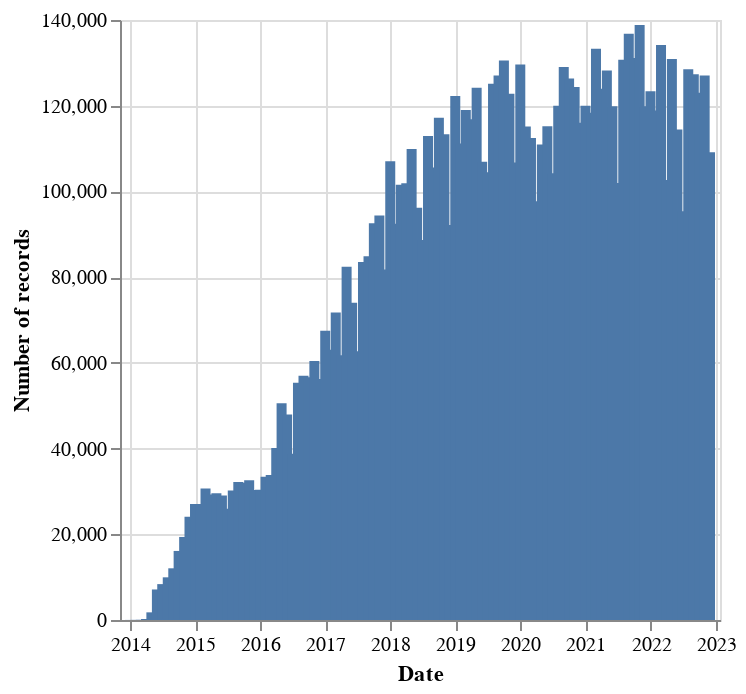
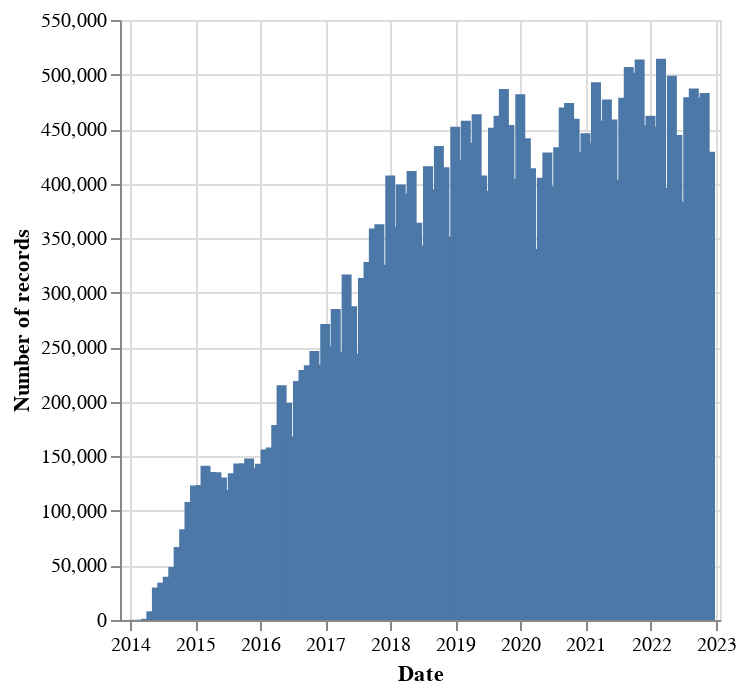
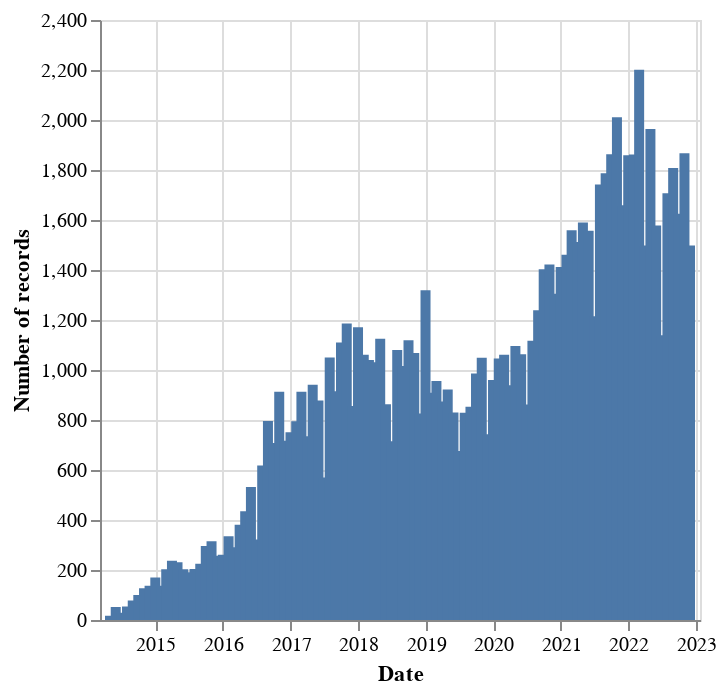

Here is the notebook cell these charts were saved with, in order:
### Code cell
for omop_id in omop_ids:
    display(Markdown(f"## OMOP ID: {omop_id}"))
    
    plot_data = dataf.filter(pl.col("OMOP_ID") == omop_id)
    
    display(
        alt.Chart(plot_data).mark_bar().encode(
            alt.X("Date:T"),
            alt.Y("NRecords:Q").title("Number of records")
        )
    )

### Figure 1 — Vega-Lite specification as saved in the notebook (floating-point values rounded to 4 significant figures)
{"config": {"view": {"continuousWidth": 300, "continuousHeight": 300}}, "data": {"name": "data-6d322adb3cdc12a926afda880adc23a8"}, "mark": {"type": "bar"}, "encoding": {"x": {"field": "Date", "type": "temporal"}, "y": {"field": "NRecords", "title": "Number of records", "type": "quantitative"}}, "$schema": "https://vega.github.io/schema/vega-lite/v5.16.3.json", "datasets": {"data-6d322adb3cdc12a926afda880adc23a8": [{"OMOP_ID": "3035995", "NRecords": 17, "Date": "2014-01-01"}, {"OMOP_ID": "3035995", "NRecords": 19, "Date": "2014-02-01"}, {"OMOP_ID": "3035995", "NRecords": 48, "Date": "2014-03-01"}, {"OMOP_ID": "3035995", "NRecords": 240, "Date": "2014-04-01"}, {"OMOP_ID": "3035995", "NRecords": 1787, "Date": "2014-05-01"}, {"OMOP_ID": "3035995", "NRecords": 7125, "Date": "2014-06-01"}, {"OMOP_ID": "3035995", "NRecords": 8373, "Date": "2014-07-01"}, {"OMOP_ID": "3035995", "NRecords": 9958, "Date": "2014-08-01"}, {"OMOP_ID": "3035995", "NRecords": 12063, "Date": "2014-09-01"}, {"OMOP_ID": "3035995", "NRecords": 16114, "Date": "2014-10-01"}, {"OMOP_ID": "3035995", "NRecords": 19379, "Date": "2014-11-01"}, {"OMOP_ID": "3035995", "NRecords": 24107, "Date": "2014-12-01"}, {"OMOP_ID": "3035995", "NRecords": 27090, "Date": "2015-01-01"}, {"OMOP_ID": "3035995", "NRecords": 27089, "Date": "2015-02-01"}, {"OMOP_ID": "3035995", "NRecords": 30671, "Date": "2015-03-01"}, {"OMOP_ID": "3035995", "NRecords": 29281, "Date": "2015-04-01"}, {"OMOP_ID": "3035995", "NRecords": 29581, "Date": "2015-05-01"}, {"OMOP_ID": "3035995", "NRecords": 29051, "Date": "2015-06-01"}, {"OMOP_ID": "3035995", "NRecords": 25986, "Date": "2015-07-01"}, {"OMOP_ID": "3035995", "NRecords": 30230, "Date": "2015-08-01"}, {"OMOP_ID": "3035995", "NRecords": 32213, "Date": "2015-09-01"}, {"OMOP_ID": "3035995", "NRecords": 32011, "Date": "2015-10-01"}, {"OMOP_ID": "3035995", "NRecords": 32609, "Date": "2015-11-01"}, {"OMOP_ID": "3035995", "NRecords": 30322, "Date": "2015-12-01"}, {"OMOP_ID": "3035995", "NRecords": 30400, "Date": "2016-01-01"}, {"OMOP_ID": "3035995", "NRecords": 33451, "Date": "2016-02-01"}, {"OMOP_ID": "3035995", "NRecords": 33856, "Date": "2016-03-01"}, {"OMOP_ID": "3035995", "NRecords": 40109, "Date": "2016-04-01"}, {"OMOP_ID": "3035995", "NRecords": 50595, "Date": "2016-05-01"}, {"OMOP_ID": "3035995", "NRecords": 47929, "Date": "2016-06-01"}, {"OMOP_ID": "3035995", "NRecords": 38812, "Date": "2016-07-01"}, {"OMOP_ID": "3035995", "NRecords": 55381, "Date": "2016-08-01"}, {"OMOP_ID": "3035995", "NRecords": 57008, "Date": "2016-09-01"}, {"OMOP_ID": "3035995", "NRecords": 56652, "Date": "2016-10-01"}, {"OMOP_ID": "3035995", "NRecords": 60441, "Date": "2016-11-01"}, {"OMOP_ID": "3035995", "NRecords": 56213, "Date": "2016-12-01"}, {"OMOP_ID": "3035995", "NRecords": 67485, "Date": "2017-01-01"}, {"OMOP_ID": "3035995", "NRecords": 63064, "Date": "2017-02-01"}, {"OMOP_ID": "3035995", "NRecords": 71749, "Date": "2017-03-01"}, {"OMOP_ID": "3035995", "NRecords": 61783, "Date": "2017-04-01"}, {"OMOP_ID": "3035995", "NRecords": 82399, "Date": "2017-05-01"}, {"OMOP_ID": "3035995", "NRecords": 74053, "Date": "2017-06-01"}, {"OMOP_ID": "3035995", "NRecords": 62684, "Date": "2017-07-01"}, {"OMOP_ID": "3035995", "NRecords": 83543, "Date": "2017-08-01"}, {"OMOP_ID": "3035995", "NRecords": 84903, "Date": "2017-09-01"}, {"OMOP_ID": "3035995", "NRecords": 92585, "Date": "2017-10-01"}, {"OMOP_ID": "3035995", "NRecords": 94412, "Date": "2017-11-01"}, {"OMOP_ID": "3035995", "NRecords": 81771, "Date": "2017-12-01"}, {"OMOP_ID": "3035995", "NRecords": 107049, "Date": "2018-01-01"}, {"OMOP_ID": "3035995", "NRecords": 92478, "Date": "2018-02-01"}, {"OMOP_ID": "3035995", "NRecords": 101587, "Date": "2018-03-01"}, {"OMOP_ID": "3035995", "NRecords": 101924, "Date": "2018-04-01"}, {"OMOP_ID": "3035995", "NRecords": 109878, "Date": "2018-05-01"}, {"OMOP_ID": "3035995", "NRecords": 96208, "Date": "2018-06-01"}, {"OMOP_ID": "3035995", "NRecords": 88690, "Date": "2018-07-01"}, {"OMOP_ID": "3035995", "NRecords": 112918, "Date": "2018-08-01"}, {"OMOP_ID": "3035995", "NRecords": 105563, "Date": "2018-09-01"}, {"OMOP_ID": "3035995", "NRecords": 117207, "Date": "2018-10-01"}, {"OMOP_ID": "3035995", "NRecords": 113314, "Date": "2018-11-01"}, {"OMOP_ID": "3035995", "NRecords": 92159, "Date": "2018-12-01"}, {"OMOP_ID": "3035995", "NRecords": 122278, "Date": "2019-01-01"}, {"OMOP_ID": "3035995", "NRecords": 111199, "Date": "2019-02-01"}, {"OMOP_ID": "3035995", "NRecords": 119004, "Date": "2019-03-01"}, {"OMOP_ID": "3035995", "NRecords": 116825, "Date": "2019-04-01"}, {"OMOP_ID": "3035995", "NRecords": 124188, "Date": "2019-05-01"}, {"OMOP_ID": "3035995", "NRecords": 106896, "Date": "2019-06-01"}, {"OMOP_ID": "3035995", "NRecords": 104480, "Date": "2019-07-01"}, {"OMOP_ID": "3035995", "NRecords": 125146, "Date": "2019-08-01"}, {"OMOP_ID": "3035995", "NRecords": 127031, "Date": "2019-09-01"}, {"OMOP_ID": "3035995", "NRecords": 130533, "Date": "2019-10-01"}, {"OMOP_ID": "3035995", "NRecords": 122819, "Date": "2019-11-01"}, {"OMOP_ID": "3035995", "NRecords": 106729, "Date": "2019-12-01"}, {"OMOP_ID": "3035995", "NRecords": 129635, "Date": "2020-01-01"}, {"OMOP_ID": "3035995", "NRecords": 115132, "Date": "2020-02-01"}, {"OMOP_ID": "3035995", "NRecords": 112476, "Date": "2020-03-01"}, {"OMOP_ID": "3035995", "NRecords": 97732, "Date": "2020-04-01"}, {"OMOP_ID": "3035995", "NRecords": 110974, "Date": "2020-05-01"}, {"OMOP_ID": "3035995", "NRecords": 115217, "Date": "2020-06-01"}, {"OMOP_ID": "3035995", "NRecords": 104243, "Date": "2020-07-01"}, {"OMOP_ID": "3035995", "NRecords": 120001, "Date": "2020-08-01"}, {"OMOP_ID": "3035995", "NRecords": 129013, "Date": "2020-09-01"}, {"OMOP_ID": "3035995", "NRecords": 126376, "Date": "2020-10-01"}, {"OMOP_ID": "3035995", "NRecords": 124387, "Date": "2020-11-01"}, {"OMOP_ID": "3035995", "NRecords": 116008, "Date": "2020-12-01"}, {"OMOP_ID": "3035995", "NRecords": 120002, "Date": "2021-01-01"}, {"OMOP_ID": "3035995", "NRecords": 118367, "Date": "2021-02-01"}, {"OMOP_ID": "3035995", "NRecords": 133274, "Date": "2021-03-01"}, {"OMOP_ID": "3035995", "NRecords": 123944, "Date": "2021-04-01"}, {"OMOP_ID": "3035995", "NRecords": 128215, "Date": "2021-05-01"}, {"OMOP_ID": "3035995", "NRecords": 119893, "Date": "2021-06-01"}, {"OMOP_ID": "3035995", "NRecords": 101978, "Date": "2021-07-01"}, {"OMOP_ID": "3035995", "NRecords": 130721, "Date": "2021-08-01"}, {"OMOP_ID": "3035995", "NRecords": 136786, "Date": "2021-09-01"}, {"OMOP_ID": "3035995", "NRecords": 131106, "Date": "2021-10-01"}, {"OMOP_ID": "3035995", "NRecords": 138838, "Date": "2021-11-01"}, {"OMOP_ID": "3035995", "NRecords": 119897, "Date": "2021-12-01"}, {"OMOP_ID": "3035995", "NRecords": 123365, "Date": "2022-01-01"}, {"OMOP_ID": "3035995", "NRecords": 118872, "Date": "2022-02-01"}, {"OMOP_ID": "3035995", "NRecords": 134167, "Date": "2022-03-01"}, {"OMOP_ID": "3035995", "NRecords": 102654, "Date": "2022-04-01"}, {"OMOP_ID": "3035995", "NRecords": 130887, "Date": "2022-05-01"}, {"OMOP_ID": "3035995", "NRecords": 114442, "Date": "2022-06-01"}, {"OMOP_ID": "3035995", "NRecords": 95368, "Date": "2022-07-01"}, {"OMOP_ID": "3035995", "NRecords": 128482, "Date": "2022-08-01"}, {"OMOP_ID": "3035995", "NRecords": 127321, "Date": "2022-09-01"}, {"OMOP_ID": "3035995", "NRecords": 123054, "Date": "2022-10-01"}, {"OMOP_ID": "3035995", "NRecords": 127033, "Date": "2022-11-01"}, {"OMOP_ID": "3035995", "NRecords": 109144, "Date": "2022-12-01"}]}}

### Figure 2 — Vega-Lite specification as saved in the notebook (floating-point values rounded to 4 significant figures)
{"config": {"view": {"continuousWidth": 300, "continuousHeight": 300}}, "data": {"name": "data-030b48b31de9e5a1c08fc8b9a0b98ecc"}, "mark": {"type": "bar"}, "encoding": {"x": {"field": "Date", "type": "temporal"}, "y": {"field": "NRecords", "title": "Number of records", "type": "quantitative"}}, "$schema": "https://vega.github.io/schema/vega-lite/v5.16.3.json", "datasets": {"data-030b48b31de9e5a1c08fc8b9a0b98ecc": [{"OMOP_ID": "3020564", "NRecords": 80, "Date": "2014-01-01"}, {"OMOP_ID": "3020564", "NRecords": 116, "Date": "2014-02-01"}, {"OMOP_ID": "3020564", "NRecords": 199, "Date": "2014-03-01"}, {"OMOP_ID": "3020564", "NRecords": 1084, "Date": "2014-04-01"}, {"OMOP_ID": "3020564", "NRecords": 7920, "Date": "2014-05-01"}, {"OMOP_ID": "3020564", "NRecords": 29783, "Date": "2014-06-01"}, {"OMOP_ID": "3020564", "NRecords": 34207, "Date": "2014-07-01"}, {"OMOP_ID": "3020564", "NRecords": 39643, "Date": "2014-08-01"}, {"OMOP_ID": "3020564", "NRecords": 48618, "Date": "2014-09-01"}, {"OMOP_ID": "3020564", "NRecords": 66915, "Date": "2014-10-01"}, {"OMOP_ID": "3020564", "NRecords": 83142, "Date": "2014-11-01"}, {"OMOP_ID": "3020564", "NRecords": 108211, "Date": "2014-12-01"}, {"OMOP_ID": "3020564", "NRecords": 123243, "Date": "2015-01-01"}, {"OMOP_ID": "3020564", "NRecords": 123663, "Date": "2015-02-01"}, {"OMOP_ID": "3020564", "NRecords": 141324, "Date": "2015-03-01"}, {"OMOP_ID": "3020564", "NRecords": 135615, "Date": "2015-04-01"}, {"OMOP_ID": "3020564", "NRecords": 135460, "Date": "2015-05-01"}, {"OMOP_ID": "3020564", "NRecords": 130675, "Date": "2015-06-01"}, {"OMOP_ID": "3020564", "NRecords": 119230, "Date": "2015-07-01"}, {"OMOP_ID": "3020564", "NRecords": 134530, "Date": "2015-08-01"}, {"OMOP_ID": "3020564", "NRecords": 143477, "Date": "2015-09-01"}, {"OMOP_ID": "3020564", "NRecords": 143464, "Date": "2015-10-01"}, {"OMOP_ID": "3020564", "NRecords": 148049, "Date": "2015-11-01"}, {"OMOP_ID": "3020564", "NRecords": 139339, "Date": "2015-12-01"}, {"OMOP_ID": "3020564", "NRecords": 143145, "Date": "2016-01-01"}, {"OMOP_ID": "3020564", "NRecords": 156180, "Date": "2016-02-01"}, {"OMOP_ID": "3020564", "NRecords": 158038, "Date": "2016-03-01"}, {"OMOP_ID": "3020564", "NRecords": 178768, "Date": "2016-04-01"}, {"OMOP_ID": "3020564", "NRecords": 215246, "Date": "2016-05-01"}, {"OMOP_ID": "3020564", "NRecords": 199135, "Date": "2016-06-01"}, {"OMOP_ID": "3020564", "NRecords": 168119, "Date": "2016-07-01"}, {"OMOP_ID": "3020564", "NRecords": 219066, "Date": "2016-08-01"}, {"OMOP_ID": "3020564", "NRecords": 229118, "Date": "2016-09-01"}, {"OMOP_ID": "3020564", "NRecords": 233548, "Date": "2016-10-01"}, {"OMOP_ID": "3020564", "NRecords": 246573, "Date": "2016-11-01"}, {"OMOP_ID": "3020564", "NRecords": 234069, "Date": "2016-12-01"}, {"OMOP_ID": "3020564", "NRecords": 271239, "Date": "2017-01-01"}, {"OMOP_ID": "3020564", "NRecords": 250938, "Date": "2017-02-01"}, {"OMOP_ID": "3020564", "NRecords": 285136, "Date": "2017-03-01"}, {"OMOP_ID": "3020564", "NRecords": 245545, "Date": "2017-04-01"}, {"OMOP_ID": "3020564", "NRecords": 316652, "Date": "2017-05-01"}, {"OMOP_ID": "3020564", "NRecords": 287505, "Date": "2017-06-01"}, {"OMOP_ID": "3020564", "NRecords": 243978, "Date": "2017-07-01"}, {"OMOP_ID": "3020564", "NRecords": 313429, "Date": "2017-08-01"}, {"OMOP_ID": "3020564", "NRecords": 328161, "Date": "2017-09-01"}, {"OMOP_ID": "3020564", "NRecords": 358987, "Date": "2017-10-01"}, {"OMOP_ID": "3020564", "NRecords": 362801, "Date": "2017-11-01"}, {"OMOP_ID": "3020564", "NRecords": 325682, "Date": "2017-12-01"}, {"OMOP_ID": "3020564", "NRecords": 407518, "Date": "2018-01-01"}, {"OMOP_ID": "3020564", "NRecords": 360124, "Date": "2018-02-01"}, {"OMOP_ID": "3020564", "NRecords": 399155, "Date": "2018-03-01"}, {"OMOP_ID": "3020564", "NRecords": 391050, "Date": "2018-04-01"}, {"OMOP_ID": "3020564", "NRecords": 411639, "Date": "2018-05-01"}, {"OMOP_ID": "3020564", "NRecords": 364199, "Date": "2018-06-01"}, {"OMOP_ID": "3020564", "NRecords": 343196, "Date": "2018-07-01"}, {"OMOP_ID": "3020564", "NRecords": 415900, "Date": "2018-08-01"}, {"OMOP_ID": "3020564", "NRecords": 394765, "Date": "2018-09-01"}, {"OMOP_ID": "3020564", "NRecords": 434606, "Date": "2018-10-01"}, {"OMOP_ID": "3020564", "NRecords": 415026, "Date": "2018-11-01"}, {"OMOP_ID": "3020564", "NRecords": 351321, "Date": "2018-12-01"}, {"OMOP_ID": "3020564", "NRecords": 452214, "Date": "2019-01-01"}, {"OMOP_ID": "3020564", "NRecords": 421841, "Date": "2019-02-01"}, {"OMOP_ID": "3020564", "NRecords": 457669, "Date": "2019-03-01"}, {"OMOP_ID": "3020564", "NRecords": 437440, "Date": "2019-04-01"}, {"OMOP_ID": "3020564", "NRecords": 463522, "Date": "2019-05-01"}, {"OMOP_ID": "3020564", "NRecords": 407392, "Date": "2019-06-01"}, {"OMOP_ID": "3020564", "NRecords": 393162, "Date": "2019-07-01"}, {"OMOP_ID": "3020564", "NRecords": 451142, "Date": "2019-08-01"}, {"OMOP_ID": "3020564", "NRecords": 462322, "Date": "2019-09-01"}, {"OMOP_ID": "3020564", "NRecords": 486663, "Date": "2019-10-01"}, {"OMOP_ID": "3020564", "NRecords": 453755, "Date": "2019-11-01"}, {"OMOP_ID": "3020564", "NRecords": 404377, "Date": "2019-12-01"}, {"OMOP_ID": "3020564", "NRecords": 481855, "Date": "2020-01-01"}, {"OMOP_ID": "3020564", "NRecords": 441700, "Date": "2020-02-01"}, {"OMOP_ID": "3020564", "NRecords": 414048, "Date": "2020-03-01"}, {"OMOP_ID": "3020564", "NRecords": 339997, "Date": "2020-04-01"}, {"OMOP_ID": "3020564", "NRecords": 405300, "Date": "2020-05-01"}, {"OMOP_ID": "3020564", "NRecords": 428652, "Date": "2020-06-01"}, {"OMOP_ID": "3020564", "NRecords": 397625, "Date": "2020-07-01"}, {"OMOP_ID": "3020564", "NRecords": 433447, "Date": "2020-08-01"}, {"OMOP_ID": "3020564", "NRecords": 469883, "Date": "2020-09-01"}, {"OMOP_ID": "3020564", "NRecords": 473938, "Date": "2020-10-01"}, {"OMOP_ID": "3020564", "NRecords": 459581, "Date": "2020-11-01"}, {"OMOP_ID": "3020564", "NRecords": 428868, "Date": "2020-12-01"}, {"OMOP_ID": "3020564", "NRecords": 446254, "Date": "2021-01-01"}, {"OMOP_ID": "3020564", "NRecords": 437120, "Date": "2021-02-01"}, {"OMOP_ID": "3020564", "NRecords": 492862, "Date": "2021-03-01"}, {"OMOP_ID": "3020564", "NRecords": 457730, "Date": "2021-04-01"}, {"OMOP_ID": "3020564", "NRecords": 477019, "Date": "2021-05-01"}, {"OMOP_ID": "3020564", "NRecords": 458690, "Date": "2021-06-01"}, {"OMOP_ID": "3020564", "NRecords": 403667, "Date": "2021-07-01"}, {"OMOP_ID": "3020564", "NRecords": 478787, "Date": "2021-08-01"}, {"OMOP_ID": "3020564", "NRecords": 506908, "Date": "2021-09-01"}, {"OMOP_ID": "3020564", "NRecords": 501540, "Date": "2021-10-01"}, {"OMOP_ID": "3020564", "NRecords": 513789, "Date": "2021-11-01"}, {"OMOP_ID": "3020564", "NRecords": 453496, "Date": "2021-12-01"}, {"OMOP_ID": "3020564", "NRecords": 462119, "Date": "2022-01-01"}, {"OMOP_ID": "3020564", "NRecords": 452136, "Date": "2022-02-01"}, {"OMOP_ID": "3020564", "NRecords": 514476, "Date": "2022-03-01"}, {"OMOP_ID": "3020564", "NRecords": 395976, "Date": "2022-04-01"}, {"OMOP_ID": "3020564", "NRecords": 498792, "Date": "2022-05-01"}, {"OMOP_ID": "3020564", "NRecords": 444639, "Date": "2022-06-01"}, {"OMOP_ID": "3020564", "NRecords": 383434, "Date": "2022-07-01"}, {"OMOP_ID": "3020564", "NRecords": 479196, "Date": "2022-08-01"}, {"OMOP_ID": "3020564", "NRecords": 487170, "Date": "2022-09-01"}, {"OMOP_ID": "3020564", "NRecords": 479013, "Date": "2022-10-01"}, {"OMOP_ID": "3020564", "NRecords": 483012, "Date": "2022-11-01"}, {"OMOP_ID": "3020564", "NRecords": 429123, "Date": "2022-12-01"}]}}

### Figure 3 — Vega-Lite specification as saved in the notebook (floating-point values rounded to 4 significant figures)
{"config": {"view": {"continuousWidth": 300, "continuousHeight": 300}}, "data": {"name": "data-a71e578bccfe7d14995da995c11baef0"}, "mark": {"type": "bar"}, "encoding": {"x": {"field": "Date", "type": "temporal"}, "y": {"field": "NRecords", "title": "Number of records", "type": "quantitative"}}, "$schema": "https://vega.github.io/schema/vega-lite/v5.16.3.json", "datasets": {"data-a71e578bccfe7d14995da995c11baef0": [{"OMOP_ID": "3037522", "NRecords": 17, "Date": "2014-05-01"}, {"OMOP_ID": "3037522", "NRecords": 52, "Date": "2014-06-01"}, {"OMOP_ID": "3037522", "NRecords": 29, "Date": "2014-07-01"}, {"OMOP_ID": "3037522", "NRecords": 54, "Date": "2014-08-01"}, {"OMOP_ID": "3037522", "NRecords": 78, "Date": "2014-09-01"}, {"OMOP_ID": "3037522", "NRecords": 100, "Date": "2014-10-01"}, {"OMOP_ID": "3037522", "NRecords": 127, "Date": "2014-11-01"}, {"OMOP_ID": "3037522", "NRecords": 137, "Date": "2014-12-01"}, {"OMOP_ID": "3037522", "NRecords": 170, "Date": "2015-01-01"}, {"OMOP_ID": "3037522", "NRecords": 137, "Date": "2015-02-01"}, {"OMOP_ID": "3037522", "NRecords": 203, "Date": "2015-03-01"}, {"OMOP_ID": "3037522", "NRecords": 237, "Date": "2015-04-01"}, {"OMOP_ID": "3037522", "NRecords": 231, "Date": "2015-05-01"}, {"OMOP_ID": "3037522", "NRecords": 203, "Date": "2015-06-01"}, {"OMOP_ID": "3037522", "NRecords": 191, "Date": "2015-07-01"}, {"OMOP_ID": "3037522", "NRecords": 204, "Date": "2015-08-01"}, {"OMOP_ID": "3037522", "NRecords": 225, "Date": "2015-09-01"}, {"OMOP_ID": "3037522", "NRecords": 296, "Date": "2015-10-01"}, {"OMOP_ID": "3037522", "NRecords": 315, "Date": "2015-11-01"}, {"OMOP_ID": "3037522", "NRecords": 257, "Date": "2015-12-01"}, {"OMOP_ID": "3037522", "NRecords": 261, "Date": "2016-01-01"}, {"OMOP_ID": "3037522", "NRecords": 335, "Date": "2016-02-01"}, {"OMOP_ID": "3037522", "NRecords": 291, "Date": "2016-03-01"}, {"OMOP_ID": "3037522", "NRecords": 381, "Date": "2016-04-01"}, {"OMOP_ID": "3037522", "NRecords": 435, "Date": "2016-05-01"}, {"OMOP_ID": "3037522", "NRecords": 532, "Date": "2016-06-01"}, {"OMOP_ID": "3037522", "NRecords": 322, "Date": "2016-07-01"}, {"OMOP_ID": "3037522", "NRecords": 618, "Date": "2016-08-01"}, {"OMOP_ID": "3037522", "NRecords": 796, "Date": "2016-09-01"}, {"OMOP_ID": "3037522", "NRecords": 708, "Date": "2016-10-01"}, {"OMOP_ID": "3037522", "NRecords": 913, "Date": "2016-11-01"}, {"OMOP_ID": "3037522", "NRecords": 717, "Date": "2016-12-01"}, {"OMOP_ID": "3037522", "NRecords": 751, "Date": "2017-01-01"}, {"OMOP_ID": "3037522", "NRecords": 795, "Date": "2017-02-01"}, {"OMOP_ID": "3037522", "NRecords": 913, "Date": "2017-03-01"}, {"OMOP_ID": "3037522", "NRecords": 735, "Date": "2017-04-01"}, {"OMOP_ID": "3037522", "NRecords": 941, "Date": "2017-05-01"}, {"OMOP_ID": "3037522", "NRecords": 878, "Date": "2017-06-01"}, {"OMOP_ID": "3037522", "NRecords": 570, "Date": "2017-07-01"}, {"OMOP_ID": "3037522", "NRecords": 1050, "Date": "2017-08-01"}, {"OMOP_ID": "3037522", "NRecords": 915, "Date": "2017-09-01"}, {"OMOP_ID": "3037522", "NRecords": 1110, "Date": "2017-10-01"}, {"OMOP_ID": "3037522", "NRecords": 1186, "Date": "2017-11-01"}, {"OMOP_ID": "3037522", "NRecords": 856, "Date": "2017-12-01"}, {"OMOP_ID": "3037522", "NRecords": 1171, "Date": "2018-01-01"}, {"OMOP_ID": "3037522", "NRecords": 1061, "Date": "2018-02-01"}, {"OMOP_ID": "3037522", "NRecords": 1040, "Date": "2018-03-01"}, {"OMOP_ID": "3037522", "NRecords": 1031, "Date": "2018-04-01"}, {"OMOP_ID": "3037522", "NRecords": 1125, "Date": "2018-05-01"}, {"OMOP_ID": "3037522", "NRecords": 863, "Date": "2018-06-01"}, {"OMOP_ID": "3037522", "NRecords": 715, "Date": "2018-07-01"}, {"OMOP_ID": "3037522", "NRecords": 1080, "Date": "2018-08-01"}, {"OMOP_ID": "3037522", "NRecords": 1016, "Date": "2018-09-01"}, {"OMOP_ID": "3037522", "NRecords": 1119, "Date": "2018-10-01"}, {"OMOP_ID": "3037522", "NRecords": 1068, "Date": "2018-11-01"}, {"OMOP_ID": "3037522", "NRecords": 826, "Date": "2018-12-01"}, {"OMOP_ID": "3037522", "NRecords": 1319, "Date": "2019-01-01"}, {"OMOP_ID": "3037522", "NRecords": 909, "Date": "2019-02-01"}, {"OMOP_ID": "3037522", "NRecords": 956, "Date": "2019-03-01"}, {"OMOP_ID": "3037522", "NRecords": 874, "Date": "2019-04-01"}, {"OMOP_ID": "3037522", "NRecords": 922, "Date": "2019-05-01"}, {"OMOP_ID": "3037522", "NRecords": 830, "Date": "2019-06-01"}, {"OMOP_ID": "3037522", "NRecords": 676, "Date": "2019-07-01"}, {"OMOP_ID": "3037522", "NRecords": 829, "Date": "2019-08-01"}, {"OMOP_ID": "3037522", "NRecords": 853, "Date": "2019-09-01"}, {"OMOP_ID": "3037522", "NRecords": 986, "Date": "2019-10-01"}, {"OMOP_ID": "3037522", "NRecords": 1049, "Date": "2019-11-01"}, {"OMOP_ID": "3037522", "NRecords": 743, "Date": "2019-12-01"}, {"OMOP_ID": "3037522", "NRecords": 960, "Date": "2020-01-01"}, {"OMOP_ID": "3037522", "NRecords": 1046, "Date": "2020-02-01"}, {"OMOP_ID": "3037522", "NRecords": 1061, "Date": "2020-03-01"}, {"OMOP_ID": "3037522", "NRecords": 939, "Date": "2020-04-01"}, {"OMOP_ID": "3037522", "NRecords": 1096, "Date": "2020-05-01"}, {"OMOP_ID": "3037522", "NRecords": 1063, "Date": "2020-06-01"}, {"OMOP_ID": "3037522", "NRecords": 862, "Date": "2020-07-01"}, {"OMOP_ID": "3037522", "NRecords": 1117, "Date": "2020-08-01"}, {"OMOP_ID": "3037522", "NRecords": 1239, "Date": "2020-09-01"}, {"OMOP_ID": "3037522", "NRecords": 1403, "Date": "2020-10-01"}, {"OMOP_ID": "3037522", "NRecords": 1422, "Date": "2020-11-01"}, {"OMOP_ID": "3037522", "NRecords": 1305, "Date": "2020-12-01"}, {"OMOP_ID": "3037522", "NRecords": 1412, "Date": "2021-01-01"}, {"OMOP_ID": "3037522", "NRecords": 1461, "Date": "2021-02-01"}, {"OMOP_ID": "3037522", "NRecords": 1559, "Date": "2021-03-01"}, {"OMOP_ID": "3037522", "NRecords": 1512, "Date": "2021-04-01"}, {"OMOP_ID": "3037522", "NRecords": 1590, "Date": "2021-05-01"}, {"OMOP_ID": "3037522", "NRecords": 1557, "Date": "2021-06-01"}, {"OMOP_ID": "3037522", "NRecords": 1215, "Date": "2021-07-01"}, {"OMOP_ID": "3037522", "NRecords": 1742, "Date": "2021-08-01"}, {"OMOP_ID": "3037522", "NRecords": 1787, "Date": "2021-09-01"}, {"OMOP_ID": "3037522", "NRecords": 1863, "Date": "2021-10-01"}, {"OMOP_ID": "3037522", "NRecords": 2011, "Date": "2021-11-01"}, {"OMOP_ID": "3037522", "NRecords": 1659, "Date": "2021-12-01"}, {"OMOP_ID": "3037522", "NRecords": 1859, "Date": "2022-01-01"}, {"OMOP_ID": "3037522", "NRecords": 1862, "Date": "2022-02-01"}, {"OMOP_ID": "3037522", "NRecords": 2201, "Date": "2022-03-01"}, {"OMOP_ID": "3037522", "NRecords": 1498, "Date": "2022-04-01"}, {"OMOP_ID": "3037522", "NRecords": 1964, "Date": "2022-05-01"}, {"OMOP_ID": "3037522", "NRecords": 1578, "Date": "2022-06-01"}, {"OMOP_ID": "3037522", "NRecords": 1139, "Date": "2022-07-01"}, {"OMOP_ID": "3037522", "NRecords": 1707, "Date": "2022-08-01"}, {"OMOP_ID": "3037522", "NRecords": 1808, "Date": "2022-09-01"}, {"OMOP_ID": "3037522", "NRecords": 1625, "Date": "2022-10-01"}, {"OMOP_ID": "3037522", "NRecords": 1867, "Date": "2022-11-01"}, {"OMOP_ID": "3037522", "NRecords": 1498, "Date": "2022-12-01"}]}}
